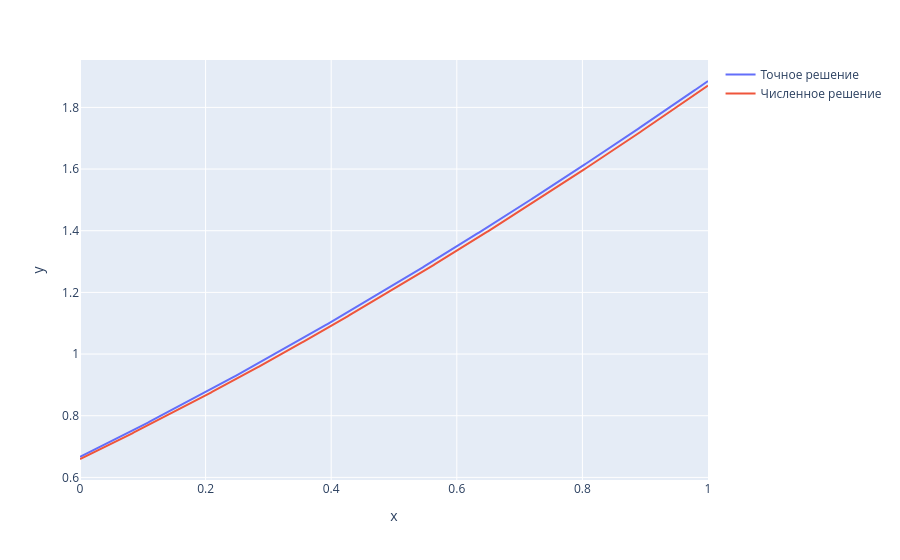

Write notebook code for a chart like this one.
### Markdown cell above
## Сравнение

### Code cell
figure = px.line(x=x_points, y=y_i, markers=False)
figure.update_traces(name="Точное решение", showlegend=True)

figure.add_scatter(x=x_points, y=S_i, name="Численное решение")

figure.show()

### Figure 1 — Plotly figure (JSON) as saved in the notebook; plotly's stock layout.template omitted (floating-point values rounded to 4 significant figures; data arrays with more than 128 entries replaced by an {"elided": "..."} marker saying what was removed)
{"data": [{"hovertemplate": "x=%{x}<br>y=%{y}<extra></extra>", "legendgroup": "", "line": {"color": "#636efa", "dash": "solid"}, "marker": {"symbol": "circle"}, "mode": "lines", "name": "Точное решение", "orientation": "v", "showlegend": true, "type": "scatter", "x": {"elided": "1000 float values"}, "xaxis": "x", "y": {"elided": "1000 float values"}, "yaxis": "y"}, {"name": "Численное решение", "type": "scatter", "x": {"elided": "1000 float values"}, "y": {"elided": "1000 float values"}}], "layout": {"legend": {"tracegroupgap": 0}, "margin": {"t": 60}, "xaxis": {"anchor": "y", "domain": [0, 1], "title": {"text": "x"}}, "yaxis": {"anchor": "x", "domain": [0, 1], "title": {"text": "y"}}}}
